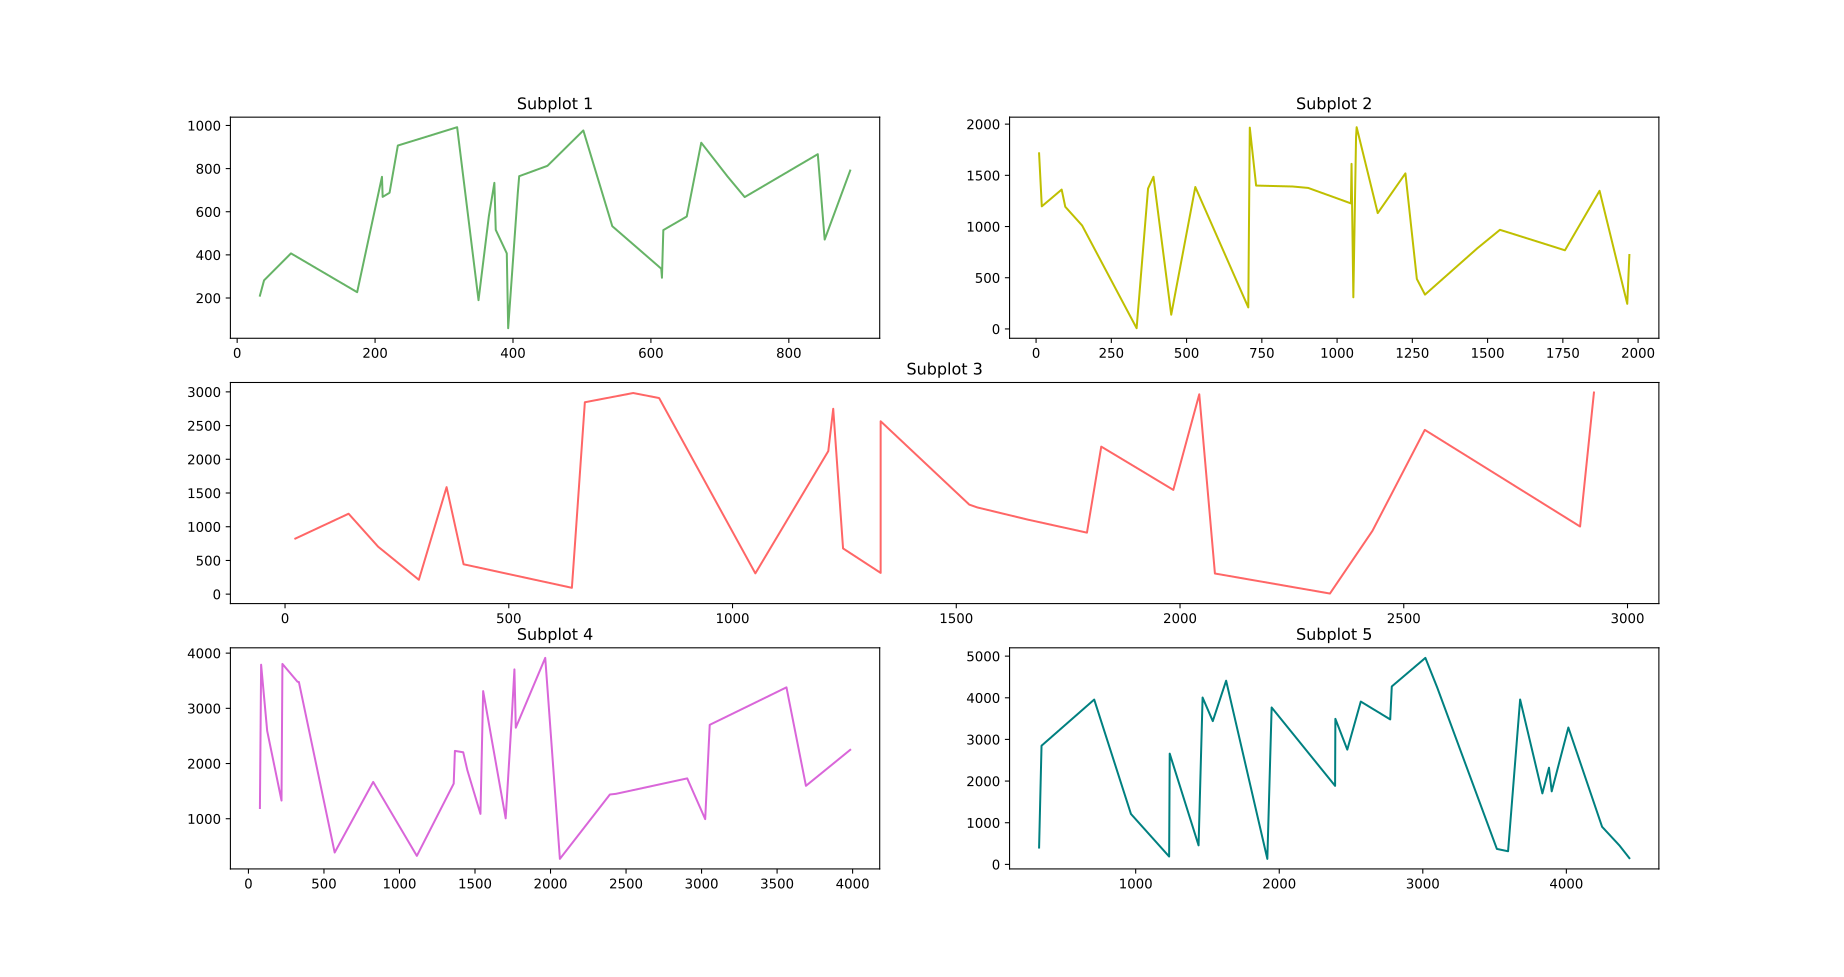

Write the Python code that produced this figure.
# Date 19-06-2021

import matplotlib.pyplot as plt
import numpy as np


def x(max_value=9999, i=30):
    arr = np.random.randint(max_value, size=i)
    arr.sort()
    return arr


def y(max_value=9999, i=30): return np.random.randint(max_value, size=i)


plt.subplot(3, 2, 1)
plt.plot(x(1000), y(1000), color='g', alpha=.6)
plt.title('Subplot 1')

plt.subplot(3, 2, 2)
plt.plot(x(2000), y(2000), color='y')
plt.title('Subplot 2')

plt.subplot(3, 1, 2)
plt.plot(x(3000), y(3000), color='r', alpha=.6)
plt.title('Subplot 3')

plt.subplot(3, 2, 5)
plt.plot(x(4000), y(4000), color='m', alpha=.6)
plt.title('Subplot 4')

plt.subplot(3, 2, 6)
plt.plot(x(5000), y(5000), color='teal')
plt.title('Subplot 5')


plt.show()
